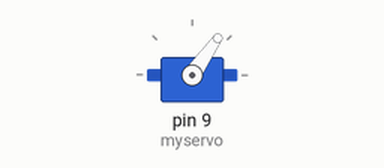
This sketch was run on a simulated Arduino Uno, built with avr-gcc and run on an emulated ATmega328P. Shown: servo.

Above: at 0.05 s.
At 0.6 s:
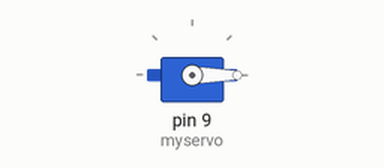
Timing chart, 0 to 3.0 s (numbered marks = the images above):
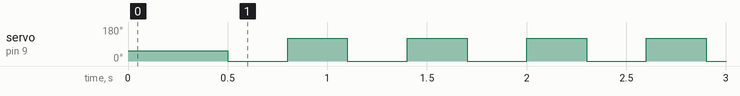

Measured:
- by itself, servo on pin 9 (myservo): alternates 120° for 0.30 s and 0° for 0.30 s

The sketch:

automatic_fish_feeder.ino
```cpp
#include <Servo.h>
Servo myservo;
unsigned long previousMillis, currentMillis;
const unsigned long interval = 500;

void setup() {
  // put your setup code here, to run once:
  myservo.attach(9);
  myservo.write(55);

}

void loop() {
  //set the time for fish feeding
  currentMillis = millis();
  if (currentMillis - previousMillis >= interval) {
    previousMillis = currentMillis;
    myservo.write(0);
    delay(300);
    myservo.write(120);
    delay(300);
  }
}
```
